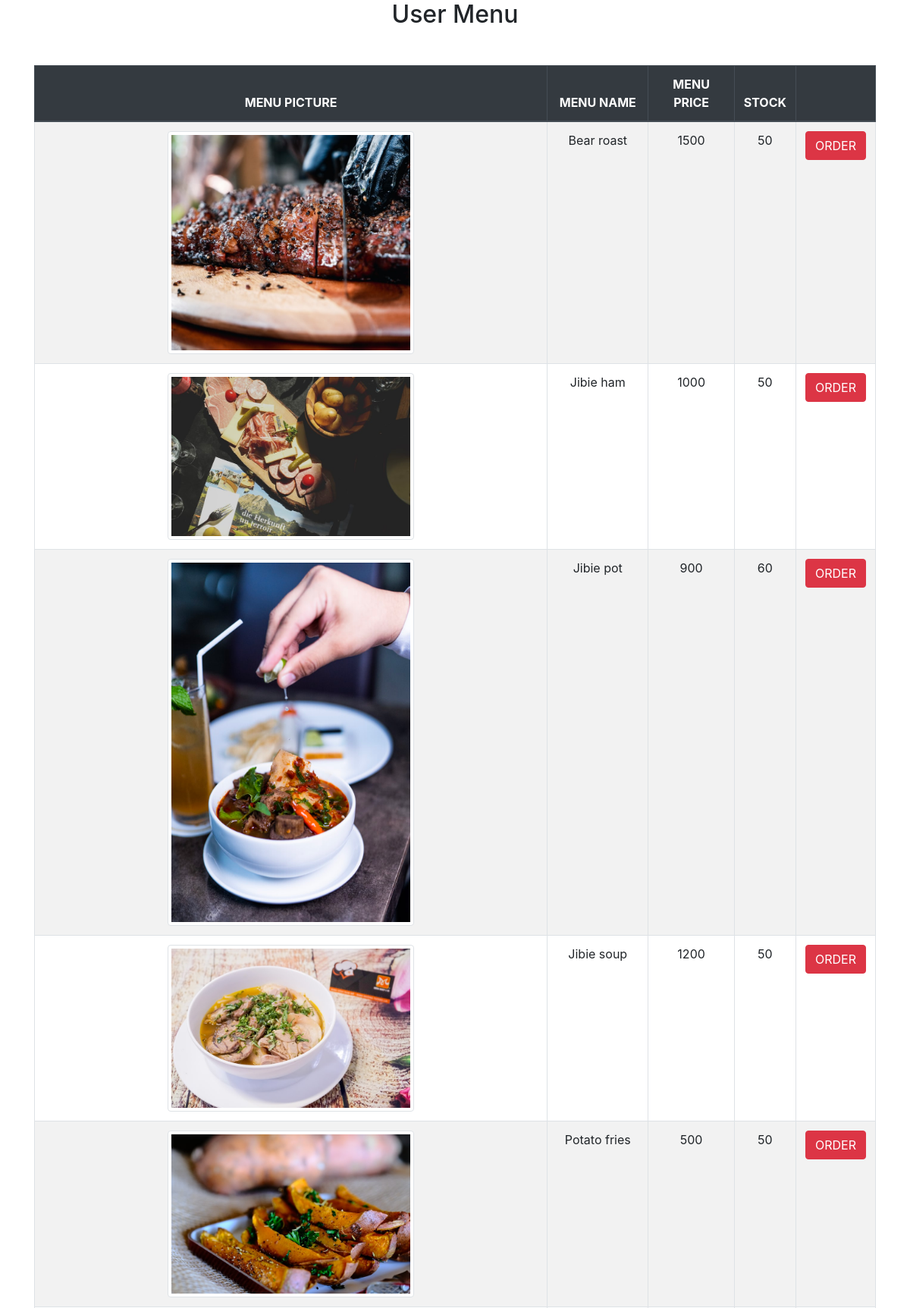
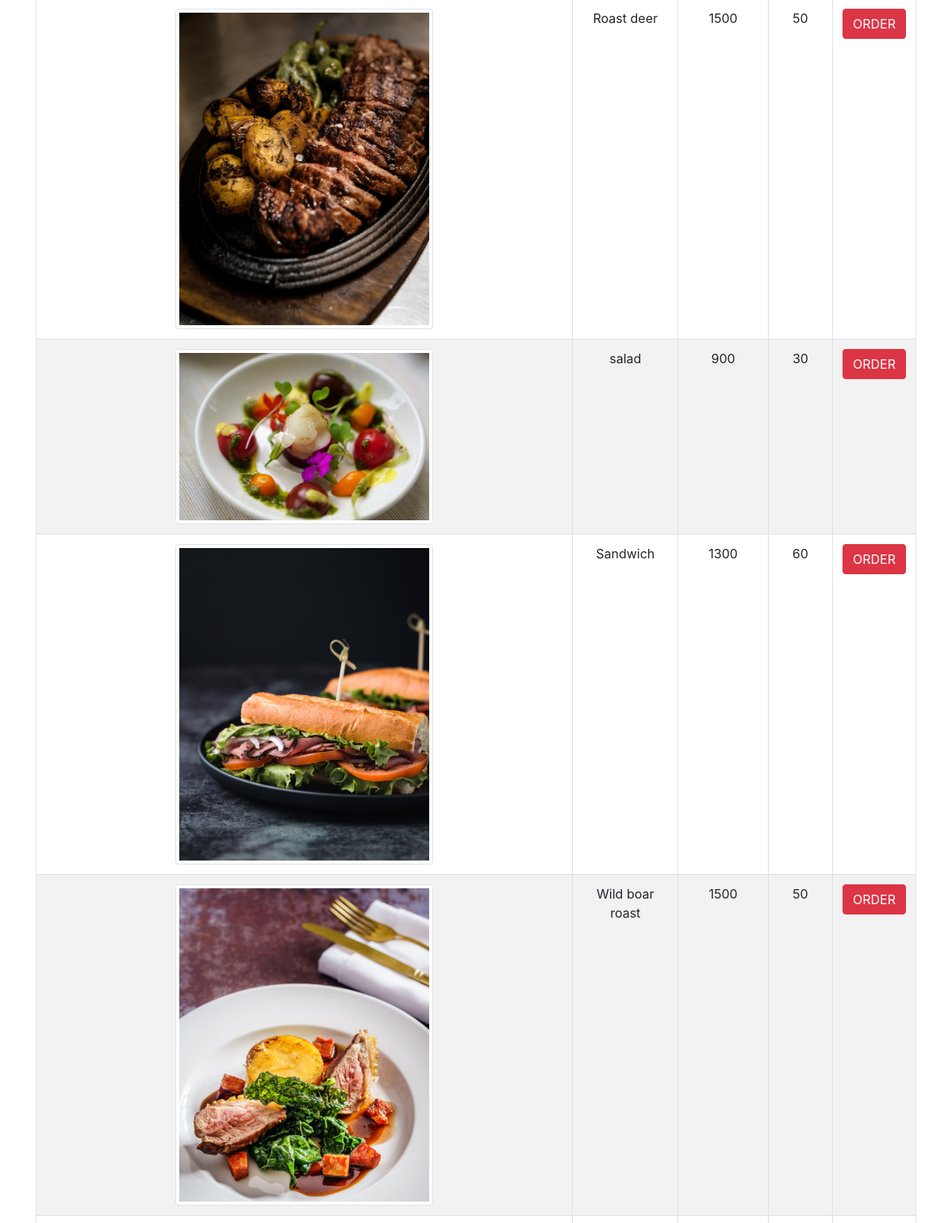
The page /views/userMenu.php (signed in, upper part) on the database its author committed (2 pictures, top to bottom).
### tables this page shows
CREATE TABLE `menu` (
  `menu_id` int(11) NOT NULL,
  `menu_name` varchar(20) NOT NULL,
  `menu_price` float NOT NULL,
  `stock_quantity` int(11) NOT NULL,
  `menu_picture` varchar(50) DEFAULT NULL
);

### class/Database.php (called while the page is built, shortened)
<?php
  class Database{
    private $servername = "localhost";
    private $db_username = "root";
    private $db_password = "root";
    private $database = "daichi_portfolio";
    public function __construct(){
      $this->conn = new mysqli($this->servername,$this->db_username,
      $this->db_password, $this->database);
      return $this->conn;
    }
  }
?>

### action/menuAction.php (called while the page is built, shortened)
<?php
  require_once '../class/Menu.php';
  $menu = new Menu();
?>

### class/Menu.php (called while the page is built, shortened)
<?php
  require_once 'Database.php';
  class Menu extends Database{
    public function getUserMenu(){
      $sql = "SELECT * FROM menu WHERE
      stock_quantity > 0";
      $result = $this->conn->query($sql);
      $rows = array();
      if($result->num_rows > 0){
        while($row = $result->fetch_assoc()){
            $rows[] = $row;
        }
        return $rows;
      }else{
        return false;
      }
    }
  }
?>

### views/userMenu.php (the view, shortened to what this page needs)
<?php
  include '../action/menuAction.php';
?>
<!DOCTYPE html>
<html lang="en">
<head>
  <link rel="stylesheet" href="https://stackpath.bootstrapcdn.com/bootstrap/4.5.2/css/bootstrap.min.css">
</head>
<body>
  <div class="container">
    <h2 class="text-center">User Menu</h2>
    <table class="table table-hover table-striped table-bordered
    mx-auto text-center my-5">
      <thead class="thead-dark text-uppercase">
        <th>Menu Picture</th>
        <th>Menu Name</th>
        <th>Menu Price</th>
        <th>Stock</th>
        <th></th>
      </thead>
    <tbody>
      <?php
        $menu_list = $menu->getUserMenu();
        foreach($menu_list as $menu_detail){
          $image = $menu_detail['menu_picture'];
      ?>
        <tr>
          <td><img src="../uploads/<?php echo $image?>" alt=""
            class="img-thumbnail" height="50%" width="50%"></td>
          <td><?php echo $menu_detail['menu_name']?></td>
          <td><?php echo $menu_detail['menu_price']?></td>
          <td><?php echo $menu_detail['stock_quantity']?></td>
          <td><a href="orderMenu.php?menu_id=<?php echo $menu_detail
          ['menu_id']?>" class="btn btn-danger text-white">ORDER</a></td>
        </tr>
      <?php
      }
      ?>
    </tbody>
    </table>
  </div>
</body>
</html>

### rows shown on the page
menu: menu_picture (picture), menu_name "Bear roast", menu_price "1500", stock_quantity "50"
menu: menu_picture (picture), menu_name "Jibie ham", menu_price "1000", stock_quantity "50"
menu: menu_picture (picture), menu_name "Jibie pot", menu_price "900", stock_quantity "60"
menu: menu_picture (picture), menu_name "Jibie soup", menu_price "1200", stock_quantity "50"
menu: menu_picture (picture), menu_name "Potato fries", menu_price "500", stock_quantity "50"
menu: menu_picture (picture), menu_name "Roast deer", menu_price "1500", stock_quantity "50"
menu: menu_picture (picture), menu_name "salad", menu_price "900", stock_quantity "30"
menu: menu_picture (picture), menu_name "Sandwich", menu_price "1300", stock_quantity "60"
menu: menu_picture (picture), menu_name "Wild boar roast", menu_price "1500", stock_quantity "50"
